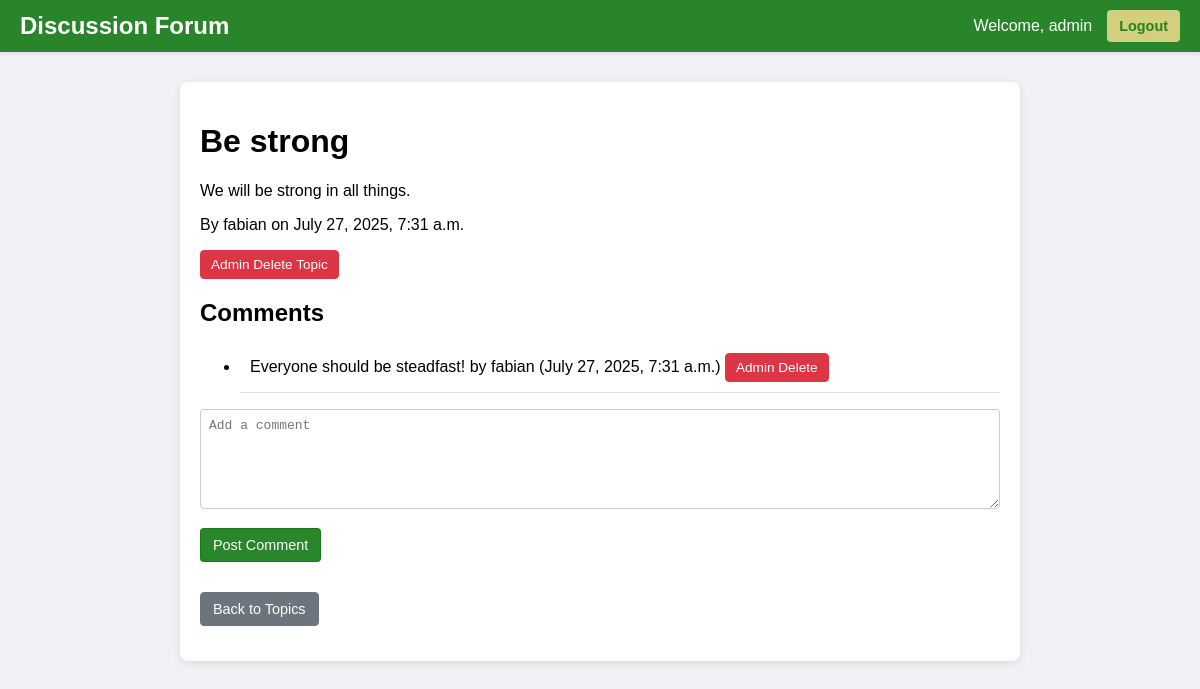
Screenshot of /topic/1/ (signed in) with the database file from the repository.
### discussion/models.py (models this page shows, shortened)
class Topic(models.Model):
    title = models.CharField(max_length=200)
    content = models.TextField()
    category = models.CharField(max_length=50, default='General')
    creator = models.ForeignKey(User, on_delete=models.CASCADE)
    creation_date = models.DateTimeField(auto_now_add=True)

class Comment(models.Model):
    content = models.TextField()
    author = models.ForeignKey(User, on_delete=models.CASCADE)
    topic = models.ForeignKey(Topic, on_delete=models.CASCADE)
    timestamp = models.DateTimeField(auto_now_add=True)

### discussion/views.py (the view)
# urls.py: path('topic/<int:pk>/', views.topic_detail, name='topic_detail'),
@login_required
def topic_detail(request, pk):
    topic = get_object_or_404(Topic, pk=pk)
    comments = Comment.objects.filter(topic=topic)
    if request.method == 'POST':
        content = request.POST.get('content')
        Comment.objects.create(content=content, author=request.user, topic=topic)
        return redirect('topic_detail', pk=pk)
    return render(request, 'discussion/topic_detail.html', {'topic': topic, 'comments': comments})

### discussion/templates/discussion/topic_detail.html (shortened to what this page needs)
<!DOCTYPE html>
<html lang="en">
<head>
    {% load static %}
    <link href="{% static 'discussion/style.css' %}" rel="stylesheet">
</head>
<body>
    <nav class="navbar">
        <div class="navbar-container">
            <a class="navbar-brand" href="{% url 'topic_list' %}">Discussion Forum</a>
            <div class="navbar-nav">
                {% if user.is_authenticated %}
                    <span class="nav-text">Welcome, {{ user.username }}</span>
                    <form method="post" action="{% url 'logout' %}">
                        <button type="submit" class="nav-button">Logout</button>
                    </form>
                {% else %}
                    <a href="{% url 'login' %}">Login</a>
                    <a href="{% url 'register' %}">Register</a>
                {% endif %}
            </div>
        </div>
    </nav>
    <div class="content-container">
        <h1>{{ topic.title }}</h1>
        <p>{{ topic.content }}</p>
        <p>By {{ topic.creator }} on {{ topic.creation_date }}</p>
        {% if user.is_staff %}
            <form method="post" action="{% url 'delete_topic' topic.pk %}" style="display:inline;">
                <button type="submit" class="btn btn-small btn-danger">Admin Delete Topic</button>
            </form>
        {% endif %}
        <h2 class="form-group">Comments</h2>
        <ul class="list-unstyled">
            {% for comment in comments %}
                <li class="comment-item">
                    {{ comment.content }} by {{ comment.author }} ({{ comment.timestamp }})
                    {% if user.is_staff %}
                        <form method="post" action="{% url 'delete_comment' comment.pk %}" style="display:inline;">
                            <button type="submit" class="btn btn-small btn-danger">Admin Delete</button>
                        </form>
                    {% endif %}
                </li>
            {% endfor %}
        </ul>
        {% if user.is_authenticated %}
            <form method="post" class="form-group">
                <div class="form-group">
                    <textarea name="content" placeholder="Add a comment" required></textarea>
                </div>
                <button type="submit" class="btn btn-primary">Post Comment</button>
            </form>
        {% else %}
            <p class="form-group"><a href="{% url 'login' %}" class="btn btn-secondary">Login to comment</a></p>
        {% endif %}
        <p class="form-group"><a href="{% url 'topic_list' %}" class="btn btn-secondary">Back to Topics</a></p>
    </div>
</body>
</html>

### discussion/static/discussion/style.css (style rules this page uses)
body { font-family: Arial, sans-serif; background-color: #f0f2f5; margin: 0; padding: 0; }
.navbar { background-color: rgba(19, 121, 19, 0.9); padding: 10px 20px; box-shadow: 0 2px 4px rgba(0, 0, 0, 0.1); }
.navbar-container { max-width: 1200px; margin: 0 auto; display: flex; justify-content: space-between; align-items: center; }
.navbar-brand { color: #fff; font-size: 1.5em; font-weight: bold; text-decoration: none; }
.navbar-nav { display: flex; align-items: center; gap: 15px; }
.navbar-nav a, .navbar-nav .nav-text { color: #fff; text-decoration: none; font-size: 1em; }
.navbar-nav form { display: inline; }
.nav-button { background-color: #555; color: #fff; border: none; padding: 8px 12px; border-radius: 4px; cursor: pointer; font-size: 0.9em; }
.content-container { max-width: 800px; margin: 30px auto; padding: 20px; background-color: #fff; border-radius: 8px; box-shadow: 0 2px 8px rgba(0, 0, 0, 0.1); }
.form-group { margin-bottom: 15px; }
.form-group input, .form-group textarea { width: 100%; padding: 8px; border: 1px solid #ccc; border-radius: 4px; font-size: 1em; box-sizing: border-box; }
.form-group textarea { resize: vertical; min-height: 100px; }
.btn { display: inline-block; padding: 8px 12px; border-radius: 4px; text-decoration: none; font-size: 0.9em; cursor: pointer; margin-right: 8px; }
.btn-primary { background-color: rgba(19, 121, 19, 0.9); color: #fff; border: 1px solid rgba(19, 121, 19, 0.9); }
.btn-danger { background-color: #dc3545; color: #fff; border: 1px solid #dc3545; }
.btn-secondary { background-color: #6c757d; color: #fff; border: 1px solid #6c757d; }
.btn-small { padding: 6px 10px; font-size: 0.85em; }
.btn.btn-secondary { margin-top: 1em; }
.nav-button { background-color: rgba(229, 215, 136, 0.9); color: rgba(19, 121, 19, 0.9); font-weight: bold; }
.topic-item, .comment-item { padding: 10px; margin-bottom: 10px; border-bottom: 1px solid #e0e0e0; }

### rows the page displays
Topic: title "Be strong", content "We will be strong in all things.", creator "fabian", creation_date "July 27, 2025, 7:31 a.m."
Comment: content "Everyone should be steadfast!", author "fabian", timestamp "July 27, 2025, 7:31 a.m."

### other values shown
{{ user.username }} "admin"
